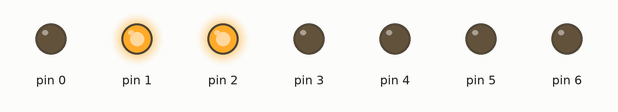
This sketch was run on a simulated Arduino Uno, built with avr-gcc and run on an emulated ATmega328P. On the bench: output pins drawn as LEDs (lit = HIGH).

Above: at 0.2 s.
At 0.7 s:
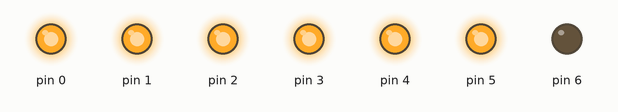
At 1.2 s:
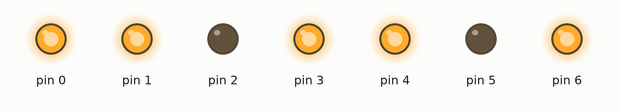
At 1.7 s:
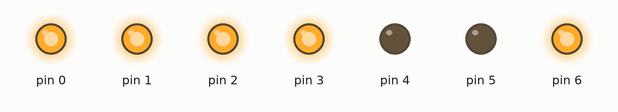
At 2.2 s:
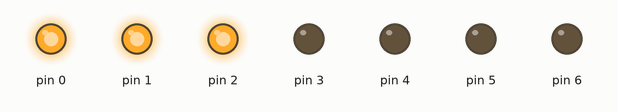
Timing chart, 0 to 3.0 s (numbered marks = the images above):
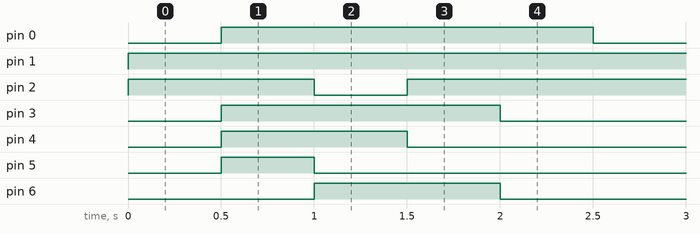

Measured:
- by itself, pin 0: alternates HIGH for 2.0 s and LOW for 0.50 s
- by itself, pin 1: LOW → HIGH at 0.00 s
- by itself, pin 2: repeats every 2.5 s: LOW 0.50 s, HIGH 2.0 s
- by itself, pin 3: alternates HIGH for 1.5 s and LOW for 1.0 s
- by itself, pin 4, pin 6: alternates HIGH for 1.0 s and LOW for 1.5 s
- by itself, pin 5: alternates HIGH for 0.50 s and LOW for 2.0 s

The sketch:

Pract_4.ino
```cpp
void setup()
{
  pinMode(0, OUTPUT);
  pinMode(1, OUTPUT);
  pinMode(2, OUTPUT);
  pinMode(3, OUTPUT);
  pinMode(4, OUTPUT);
  pinMode(5, OUTPUT);
  pinMode(6, OUTPUT);
}
void loop()
{

  digitalWrite(0, LOW);
  digitalWrite(1, HIGH);
  digitalWrite(2, HIGH);
  digitalWrite(3, LOW);
  digitalWrite(4, LOW);
  digitalWrite(5, LOW);
  digitalWrite(6, LOW);
  delay(500);

  digitalWrite(0, HIGH);
  digitalWrite(1, HIGH);
  digitalWrite(2, HIGH);
  digitalWrite(3, HIGH);
  digitalWrite(4, HIGH);
  digitalWrite(5, HIGH);
  digitalWrite(6, LOW);
  delay(500);

  digitalWrite(0, HIGH);
  digitalWrite(1, HIGH);
  digitalWrite(2, LOW);
  digitalWrite(3, HIGH);
  digitalWrite(4, HIGH);
  digitalWrite(5, LOW);
  digitalWrite(6, HIGH);
  delay(500);


  digitalWrite(0, HIGH);
  digitalWrite(1, HIGH);
  digitalWrite(2, HIGH);
  digitalWrite(3, HIGH);
  digitalWrite(4, LOW);
  digitalWrite(5, LOW);
  digitalWrite(6, HIGH);
  delay(500);

  digitalWrite(0, HIGH);
  digitalWrite(1, HIGH);
  digitalWrite(2, HIGH);
  digitalWrite(3, LOW);
  digitalWrite(4, LOW);
  digitalWrite(5, LOW);
  digitalWrite(6, LOW);
  delay(500);

}
```
